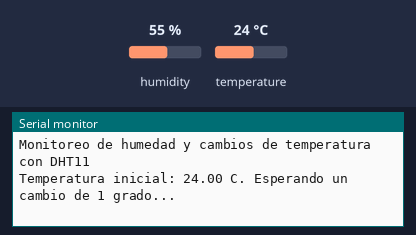
Recording of a program running on a simulated Arduino Uno, built with avr-gcc and run on an emulated ATmega328P. Parts: the last lines printed to the serial monitor. The test bench sets the inputs (shaded band); at power-on: temperature 24 °C, humidity 55 %.

Above: at 3.2 s.
3.3 s: temperature set to 12 °C
At 5.5 s:
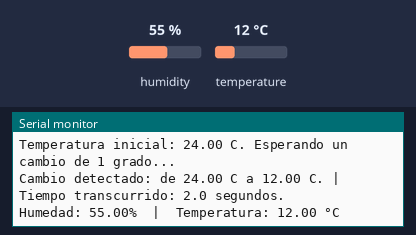
6.0 s: humidity set to 22 %
At 7.0 s:
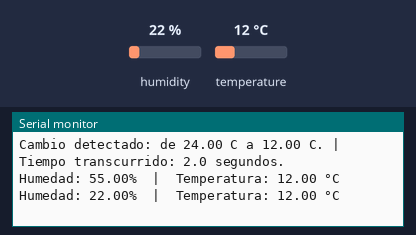
8.7 s: humidity set to 40 %
At 10.7 s:
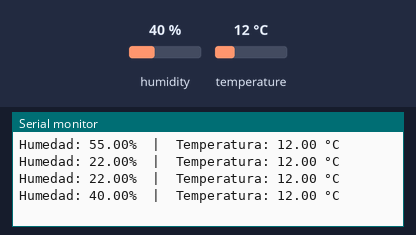
Timing chart, 0 to 12.2 s (numbered marks = the images above; inputs shaded):
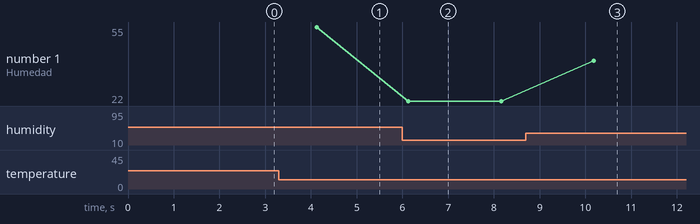

Measured:
- after the input at 3.3 s, the serial monitor: prints a new line after 0.75 s (image 1)
- after the input at 6.0 s, the serial monitor: prints a new line after 0.13 s (image 2)
- after the input at 8.7 s, the serial monitor: prints a new line after 1.5 s (image 3)
- plotted number 1: 55 → 22 after the input at 6.0 s, 22 → 40 after the input at 8.7 s

The program:

main.cpp
```cpp
#include <Arduino.h>
#include <Adafruit_Sensor.h>
#include "DHT.h"

// --- Configuración del Sensor DHT ---
#define DHTPIN 2
#define DHTTYPE DHT11
DHT dht(DHTPIN, DHTTYPE);

// --- Variables para medir el tiempo ---
float temperaturaAnterior;
unsigned long tiempoAnterior; // Usamos 'unsigned long' para millis()

// --- Variables para mediciones en tiempo real ---
float tempActual;
float humedadActual;

// Bandera para controlar la primera lectura
bool primeraLectura = true;

void setup()
{
  Serial.begin(9600);
  system("clear"); // Limpia la consola al inicio
  Serial.println("Monitoreo de humedad y cambios de temperatura con DHT11");

  dht.begin();

  delay(2000); // Esperamos un poco para que el sensor se estabilice

  // --- Tomamos la primera lectura como punto de referencia inicial ---
  temperaturaAnterior = dht.readTemperature();
  tiempoAnterior = millis(); // Guardamos el tiempo de la primera lectura

  // Verificamos que la primera lectura sea válida
  if (isnan(temperaturaAnterior))
  {
    Serial.println("Error al leer el sensor. Reiniciando...");
  }

  Serial.print("Temperatura inicial: ");
  Serial.print(temperaturaAnterior);
  Serial.println(" C. Esperando un cambio de 1 grado...");
}

void loop()
{
  // Hacemos una lectura cada 2 segundos para no sobrecargar el sensor
  delay(2000);

  tempActual = dht.readTemperature();
  humedadActual = dht.readHumidity();

  // Ignoramos la iteración si la lectura no es válida
  if (isnan(tempActual))
  {
    return;
  }

  // --- Comprobamos si la temperatura ha cambiado al menos 1 grado ---
  // La función abs() calcula el valor absoluto de la diferencia
  if (abs(tempActual - temperaturaAnterior) >= 1.0)
  {

    // Calculamos el tiempo transcurrido
    unsigned long tiempoActual = millis();
    unsigned long tiempoTranscurrido = tiempoActual - tiempoAnterior;
    float segundosTranscurridos = tiempoTranscurrido / 1000.0; // Convertimos de ms a s

    // --- Imprimimos el resultado ---
    Serial.print("Cambio detectado: de ");
    Serial.print(temperaturaAnterior);
    Serial.print(" C a ");
    Serial.print(tempActual);
    Serial.print(" C. | Tiempo transcurrido: ");
    Serial.print(segundosTranscurridos, 1); // Imprime con 1 decimal
    Serial.println(" segundos.");

    // --- Actualizamos los valores para el próximo ciclo de medición ---
    temperaturaAnterior = tempActual;
    tiempoAnterior = tiempoActual;
  }

  // Comprueba si alguna de las lecturas falló (retornan NaN - Not a Number)
  if (isnan(humedadActual) || isnan(tempActual))
  {
    Serial.println("Error al leer del sensor DHT!");
    return; // Sale de la función loop y la inicia de nuevo
  }

  // Si las lecturas son exitosas, las imprime en el Monitor Serie
  Serial.print("Humedad: ");
  Serial.print(humedadActual);
  Serial.print("%  |  ");
  Serial.print("Temperatura: ");
  Serial.print(tempActual);
  Serial.println(" °C");
}
```
